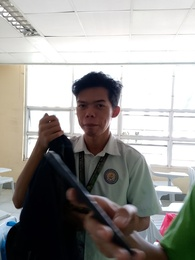
#> input picture Photos/pic.jpg, 195 x 260 px
$ python contours.py
#> lines starting #> are read from the running program, lines starting #| are printed output that depends on the picture; after the words box and inside, x2 and y2 are one past the last pixel; in counts of white or black regions, pixels touching at a corner belong together
# pylint:disable=no-member

import cv2 as cv
import numpy as np

img = cv.imread("Photos/pic.jpg")
#> img is the input picture: shape (260, 195, 3); mean B, G, R 149.5, 152.6, 154.4
cv.imshow("Cats", img)

blank = np.zeros(img.shape, dtype="uint8")
cv.imshow("Blank", blank)

gray = cv.cvtColor(img, cv.COLOR_BGR2GRAY)
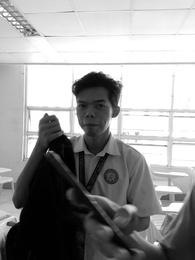
#> gray: shape (260, 195); min 0, max 255, mean 152.8
cv.imshow("Gray", gray)

blur = cv.GaussianBlur(gray, (5, 5), cv.BORDER_DEFAULT)
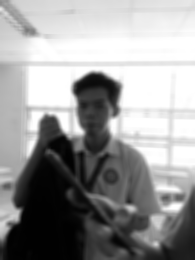
#> blur: shape (260, 195); min 1, max 255, mean 152.8
cv.imshow("Blur", blur)

canny = cv.Canny(blur, 125, 175)
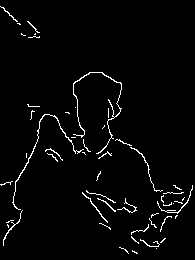
#> canny: shape (260, 195); 2.8% white in thin lines or dots
cv.imshow("Canny Edges", canny)

# ret, thresh = cv.threshold(gray, 125, 255, cv.THRESH_BINARY)
# cv.imshow('Thresh', thresh)

contours, hierarchies = cv.findContours(canny, cv.RETR_LIST, cv.CHAIN_APPROX_SIMPLE)
#> contours = 52 contours, 49 with area under 20; largest, box (x1, y1, x2, y2) and area: (73, 72, 122, 154) 55, (12, 114, 84, 210) 52, (82, 192, 108, 223) 23
print(f"{len(contours)} contour(s) found!")
#| 52 contour(s) found!

cv.drawContours(blank, contours, -1, (0, 0, 255), 1)
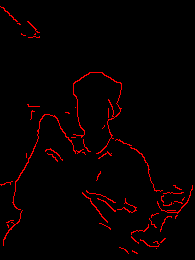
#> blank: shape (260, 195, 3); mean of channels 0, 1, 2 0, 0, 7.1; drawn as B, G, R
cv.imshow("Contours Drawn", blank)

cv.waitKey(0)

$ run again, with Photos/two.jpg copied over Photos/pic.jpg
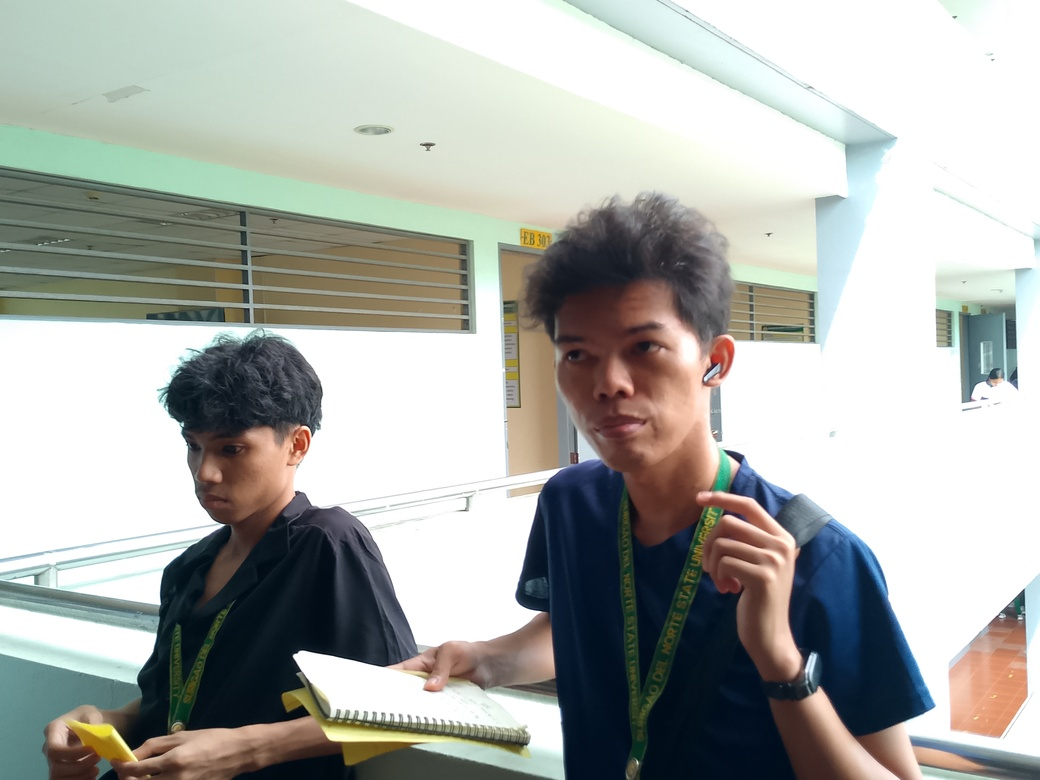
#> input picture Photos/two.jpg, 1040 x 780 px
#> img is the input picture: shape (780, 1040, 3); mean B, G, R 169, 173.8, 171.1
#> `canny = cv.Canny(blur, 125, 175)`:
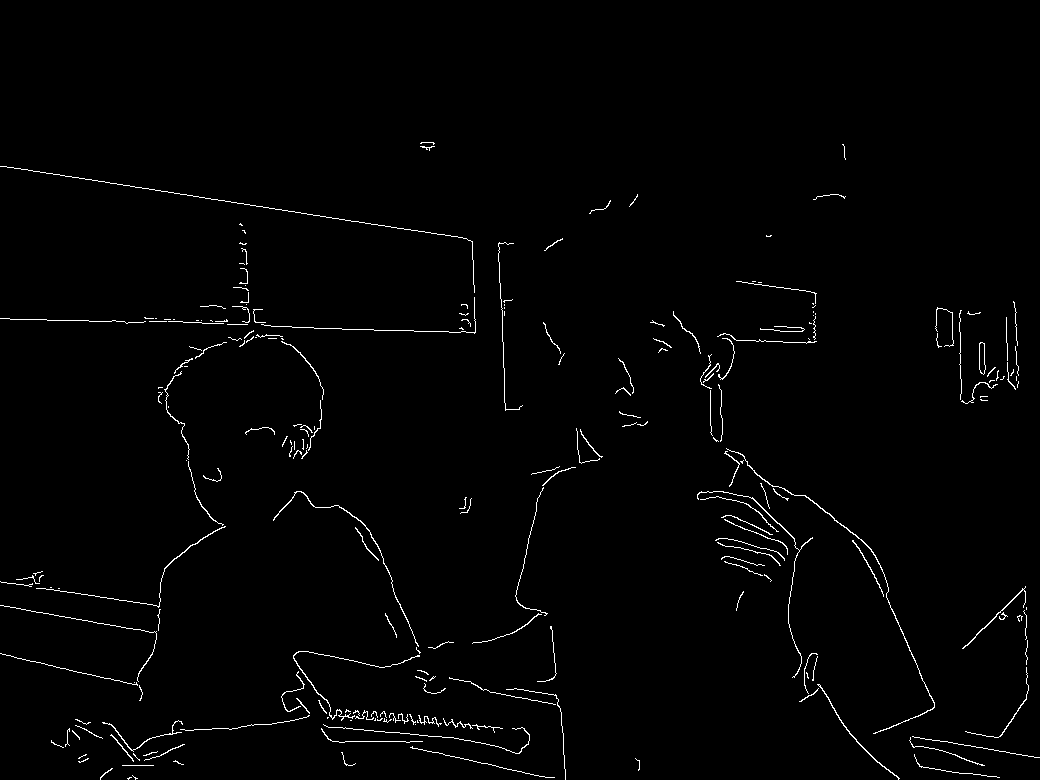
#> canny: shape (780, 1040); 1.3% white in thin lines or dots, all inside (x1, y1, x2, y2) = (0, 142, 1040, 780)
#> contours = 240 contours, 217 with area under 20; largest, box (x1, y1, x2, y2) and area: (979, 342, 986, 375) 155, (979, 342, 986, 375) 152, (726, 448, 935, 734) 144, (273, 491, 419, 647) 84, (817, 684, 900, 780) 78
#| 240 contour(s) found!
#> `cv.drawContours(blank, contours, -1, (0, 0, 255), 1)`:
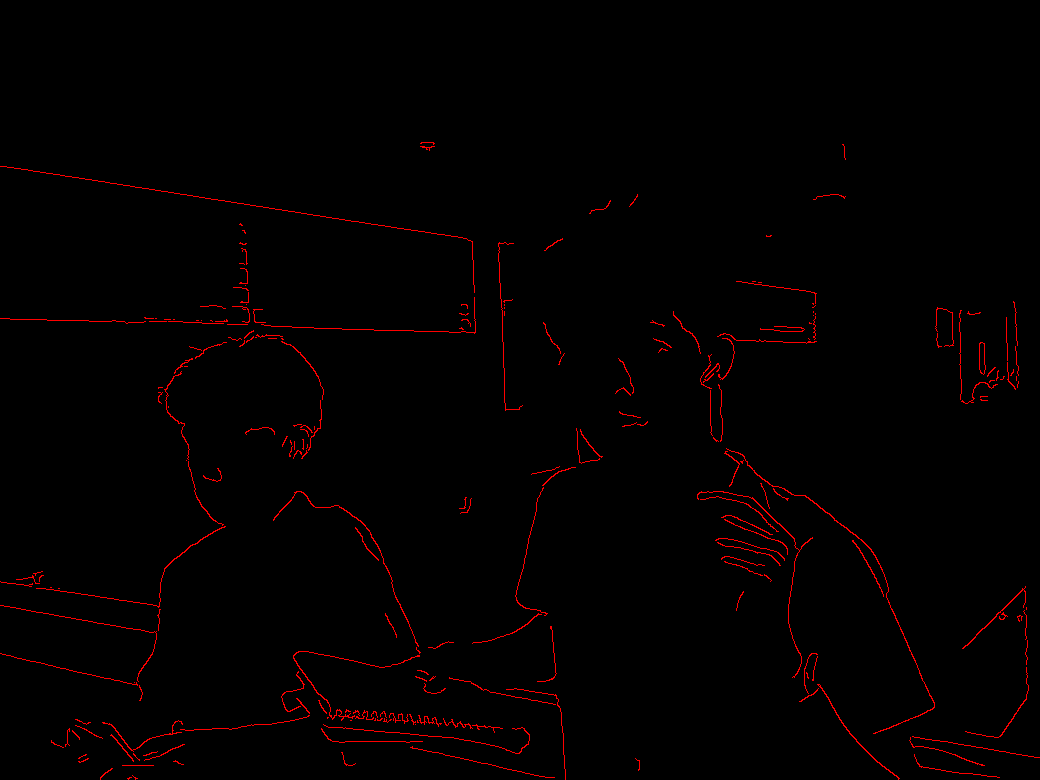
#> blank: shape (780, 1040, 3); mean of channels 0, 1, 2 0, 0, 3.4; drawn as B, G, R
